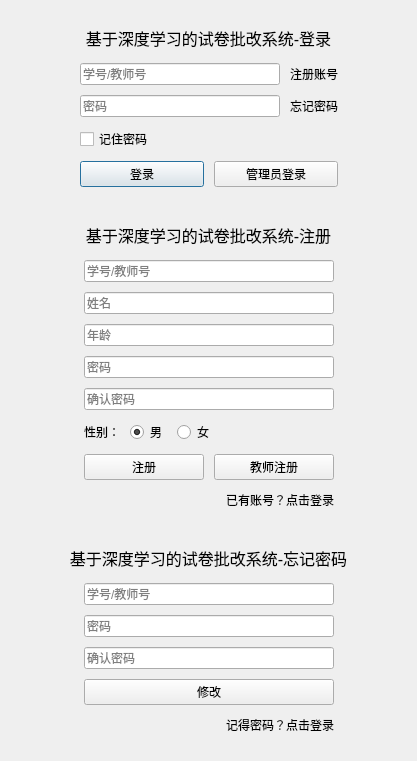
<?xml version="1.0" encoding="UTF-8"?>
<ui version="4.0">
 <class>LoginDialog</class>
 <widget class="QDialog" name="LoginDialog">
  <property name="geometry">
   <rect>
    <x>0</x>
    <y>0</y>
    <width>417</width>
    <height>761</height>
   </rect>
  </property>
  <property name="windowTitle">
   <string>Dialog</string>
  </property>
  <layout class="QVBoxLayout" name="verticalLayout_2">
   <item>
    <widget class="QWidget" name="w_login" native="true">
     <layout class="QVBoxLayout" name="v_login">
      <item>
       <spacer name="verticalSpacer_2">
        <property name="orientation">
         <enum>Qt::Vertical</enum>
        </property>
        <property name="sizeHint" stdset="0">
         <size>
          <width>20</width>
          <height>40</height>
         </size>
        </property>
       </spacer>
      </item>
      <item>
       <layout class="QHBoxLayout" name="horizontalLayout_2">
        <item>
         <widget class="QLabel" name="label">
          <property name="font">
           <font>
            <pointsize>12</pointsize>
           </font>
          </property>
          <property name="text">
           <string>基于深度学习的试卷批改系统-登录</string>
          </property>
          <property name="alignment">
           <set>Qt::AlignCenter</set>
          </property>
         </widget>
        </item>
       </layout>
      </item>
      <item>
       <spacer name="verticalSpacer_3">
        <property name="orientation">
         <enum>Qt::Vertical</enum>
        </property>
        <property name="sizeHint" stdset="0">
         <size>
          <width>20</width>
          <height>40</height>
         </size>
        </property>
       </spacer>
      </item>
      <item>
       <layout class="QHBoxLayout" name="horizontalLayout_10">
        <item>
         <spacer name="horizontalSpacer">
          <property name="orientation">
           <enum>Qt::Horizontal</enum>
          </property>
          <property name="sizeHint" stdset="0">
           <size>
            <width>40</width>
            <height>20</height>
           </size>
          </property>
         </spacer>
        </item>
        <item>
         <layout class="QVBoxLayout" name="verticalLayout_3">
          <property name="spacing">
           <number>10</number>
          </property>
          <item>
           <layout class="QHBoxLayout" name="horizontalLayout_4">
            <item>
             <widget class="QLineEdit" name="le_login_account">
              <property name="minimumSize">
               <size>
                <width>200</width>
                <height>0</height>
               </size>
              </property>
              <property name="placeholderText">
               <string>学号/教师号</string>
              </property>
             </widget>
            </item>
            <item>
             <widget class="QLabel" name="lb_register">
              <property name="cursor">
               <cursorShape>PointingHandCursor</cursorShape>
              </property>
              <property name="text">
               <string>&lt;a href =&quot; &quot;&gt;注册账号&lt;/a&gt;</string>
              </property>
              <property name="openExternalLinks">
               <bool>false</bool>
              </property>
             </widget>
            </item>
           </layout>
          </item>
          <item>
           <layout class="QHBoxLayout" name="horizontalLayout_5">
            <item>
             <widget class="QLineEdit" name="le_login_psw">
              <property name="minimumSize">
               <size>
                <width>200</width>
                <height>0</height>
               </size>
              </property>
              <property name="echoMode">
               <enum>QLineEdit::Password</enum>
              </property>
              <property name="placeholderText">
               <string>密码</string>
              </property>
             </widget>
            </item>
            <item>
             <widget class="QLabel" name="lb_forget">
              <property name="cursor">
               <cursorShape>PointingHandCursor</cursorShape>
              </property>
              <property name="text">
               <string>&lt;a href =&quot; &quot;&gt;忘记密码&lt;/a&gt;</string>
              </property>
              <property name="openExternalLinks">
               <bool>false</bool>
              </property>
             </widget>
            </item>
           </layout>
          </item>
          <item>
           <layout class="QHBoxLayout" name="horizontalLayout">
            <item>
             <widget class="QCheckBox" name="cb_remenber">
              <property name="text">
               <string>记住密码</string>
              </property>
             </widget>
            </item>
            <item>
             <spacer name="horizontalSpacer_5">
              <property name="orientation">
               <enum>Qt::Horizontal</enum>
              </property>
              <property name="sizeHint" stdset="0">
               <size>
                <width>40</width>
                <height>20</height>
               </size>
              </property>
             </spacer>
            </item>
           </layout>
          </item>
          <item>
           <layout class="QHBoxLayout" name="horizontalLayout_11">
            <item>
             <widget class="QPushButton" name="pb_login">
              <property name="minimumSize">
               <size>
                <width>0</width>
                <height>0</height>
               </size>
              </property>
              <property name="text">
               <string>登录</string>
              </property>
             </widget>
            </item>
            <item>
             <widget class="QPushButton" name="pb_admin_login">
              <property name="text">
               <string>管理员登录</string>
              </property>
             </widget>
            </item>
           </layout>
          </item>
         </layout>
        </item>
        <item>
         <spacer name="horizontalSpacer_2">
          <property name="orientation">
           <enum>Qt::Horizontal</enum>
          </property>
          <property name="sizeHint" stdset="0">
           <size>
            <width>40</width>
            <height>20</height>
           </size>
          </property>
         </spacer>
        </item>
       </layout>
      </item>
      <item>
       <spacer name="verticalSpacer">
        <property name="orientation">
         <enum>Qt::Vertical</enum>
        </property>
        <property name="sizeHint" stdset="0">
         <size>
          <width>20</width>
          <height>40</height>
         </size>
        </property>
       </spacer>
      </item>
     </layout>
    </widget>
   </item>
   <item>
    <widget class="QWidget" name="w_register" native="true">
     <layout class="QVBoxLayout" name="v_register">
      <item>
       <spacer name="verticalSpacer_4">
        <property name="orientation">
         <enum>Qt::Vertical</enum>
        </property>
        <property name="sizeHint" stdset="0">
         <size>
          <width>20</width>
          <height>40</height>
         </size>
        </property>
       </spacer>
      </item>
      <item>
       <layout class="QHBoxLayout" name="horizontalLayout_3">
        <item>
         <widget class="QLabel" name="label_2">
          <property name="font">
           <font>
            <pointsize>12</pointsize>
           </font>
          </property>
          <property name="text">
           <string>基于深度学习的试卷批改系统-注册</string>
          </property>
          <property name="alignment">
           <set>Qt::AlignCenter</set>
          </property>
         </widget>
        </item>
       </layout>
      </item>
      <item>
       <spacer name="verticalSpacer_5">
        <property name="orientation">
         <enum>Qt::Vertical</enum>
        </property>
        <property name="sizeHint" stdset="0">
         <size>
          <width>20</width>
          <height>40</height>
         </size>
        </property>
       </spacer>
      </item>
      <item>
       <layout class="QHBoxLayout" name="horizontalLayout_9">
        <item>
         <spacer name="horizontalSpacer_3">
          <property name="orientation">
           <enum>Qt::Horizontal</enum>
          </property>
          <property name="sizeHint" stdset="0">
           <size>
            <width>40</width>
            <height>20</height>
           </size>
          </property>
         </spacer>
        </item>
        <item>
         <layout class="QVBoxLayout" name="verticalLayout" stretch="0,0,0,0,0,0,0,0">
          <property name="spacing">
           <number>10</number>
          </property>
          <item>
           <widget class="QLineEdit" name="lb_register_account">
            <property name="minimumSize">
             <size>
              <width>250</width>
              <height>0</height>
             </size>
            </property>
            <property name="inputMask">
             <string/>
            </property>
            <property name="placeholderText">
             <string>学号/教师号</string>
            </property>
           </widget>
          </item>
          <item>
           <widget class="QLineEdit" name="lb_register_name">
            <property name="minimumSize">
             <size>
              <width>200</width>
              <height>0</height>
             </size>
            </property>
            <property name="inputMask">
             <string/>
            </property>
            <property name="placeholderText">
             <string>姓名</string>
            </property>
           </widget>
          </item>
          <item>
           <widget class="QLineEdit" name="le_age">
            <property name="placeholderText">
             <string>年龄</string>
            </property>
           </widget>
          </item>
          <item>
           <widget class="QLineEdit" name="lb_register_psw">
            <property name="minimumSize">
             <size>
              <width>200</width>
              <height>0</height>
             </size>
            </property>
            <property name="inputMask">
             <string/>
            </property>
            <property name="text">
             <string/>
            </property>
            <property name="echoMode">
             <enum>QLineEdit::Password</enum>
            </property>
            <property name="placeholderText">
             <string>密码</string>
            </property>
           </widget>
          </item>
          <item>
           <widget class="QLineEdit" name="lb_register_psw_again">
            <property name="minimumSize">
             <size>
              <width>200</width>
              <height>0</height>
             </size>
            </property>
            <property name="inputMask">
             <string/>
            </property>
            <property name="echoMode">
             <enum>QLineEdit::Password</enum>
            </property>
            <property name="placeholderText">
             <string>确认密码</string>
            </property>
           </widget>
          </item>
          <item>
           <layout class="QHBoxLayout" name="horizontalLayout_6">
            <item>
             <widget class="QLabel" name="label_3">
              <property name="text">
               <string>性别：</string>
              </property>
             </widget>
            </item>
            <item>
             <layout class="QHBoxLayout" name="horizontalLayout_7">
              <item>
               <widget class="QRadioButton" name="rb_man">
                <property name="text">
                 <string>男</string>
                </property>
                <property name="checked">
                 <bool>true</bool>
                </property>
               </widget>
              </item>
              <item>
               <widget class="QRadioButton" name="rb_woman">
                <property name="text">
                 <string>女</string>
                </property>
               </widget>
              </item>
              <item>
               <spacer name="horizontalSpacer_6">
                <property name="orientation">
                 <enum>Qt::Horizontal</enum>
                </property>
                <property name="sizeHint" stdset="0">
                 <size>
                  <width>40</width>
                  <height>20</height>
                 </size>
                </property>
               </spacer>
              </item>
             </layout>
            </item>
           </layout>
          </item>
          <item>
           <layout class="QHBoxLayout" name="horizontalLayout_15">
            <item>
             <widget class="QPushButton" name="pb_register">
              <property name="text">
               <string>注册</string>
              </property>
             </widget>
            </item>
            <item>
             <widget class="QPushButton" name="pb_register_work">
              <property name="text">
               <string>教师注册</string>
              </property>
             </widget>
            </item>
           </layout>
          </item>
          <item>
           <layout class="QHBoxLayout" name="horizontalLayout_8">
            <item>
             <spacer name="horizontalSpacer_7">
              <property name="orientation">
               <enum>Qt::Horizontal</enum>
              </property>
              <property name="sizeHint" stdset="0">
               <size>
                <width>40</width>
                <height>20</height>
               </size>
              </property>
             </spacer>
            </item>
            <item>
             <widget class="QLabel" name="lb_login_2">
              <property name="cursor">
               <cursorShape>PointingHandCursor</cursorShape>
              </property>
              <property name="text">
               <string>&lt;a href =&quot; &quot;&gt;已有账号？点击登录&lt;/a&gt;</string>
              </property>
              <property name="openExternalLinks">
               <bool>false</bool>
              </property>
             </widget>
            </item>
           </layout>
          </item>
         </layout>
        </item>
        <item>
         <spacer name="horizontalSpacer_4">
          <property name="orientation">
           <enum>Qt::Horizontal</enum>
          </property>
          <property name="sizeHint" stdset="0">
           <size>
            <width>40</width>
            <height>20</height>
           </size>
          </property>
         </spacer>
        </item>
       </layout>
      </item>
      <item>
       <spacer name="verticalSpacer_6">
        <property name="orientation">
         <enum>Qt::Vertical</enum>
        </property>
        <property name="sizeHint" stdset="0">
         <size>
          <width>20</width>
          <height>40</height>
         </size>
        </property>
       </spacer>
      </item>
     </layout>
    </widget>
   </item>
   <item>
    <widget class="QWidget" name="w_forget" native="true">
     <layout class="QVBoxLayout" name="v_login_2">
      <item>
       <spacer name="verticalSpacer_7">
        <property name="orientation">
         <enum>Qt::Vertical</enum>
        </property>
        <property name="sizeHint" stdset="0">
         <size>
          <width>20</width>
          <height>40</height>
         </size>
        </property>
       </spacer>
      </item>
      <item>
       <layout class="QHBoxLayout" name="horizontalLayout_12">
        <item>
         <widget class="QLabel" name="label_5">
          <property name="font">
           <font>
            <pointsize>12</pointsize>
           </font>
          </property>
          <property name="text">
           <string>基于深度学习的试卷批改系统-忘记密码</string>
          </property>
          <property name="alignment">
           <set>Qt::AlignCenter</set>
          </property>
         </widget>
        </item>
       </layout>
      </item>
      <item>
       <spacer name="verticalSpacer_8">
        <property name="orientation">
         <enum>Qt::Vertical</enum>
        </property>
        <property name="sizeHint" stdset="0">
         <size>
          <width>20</width>
          <height>40</height>
         </size>
        </property>
       </spacer>
      </item>
      <item>
       <layout class="QHBoxLayout" name="horizontalLayout_13">
        <item>
         <spacer name="horizontalSpacer_9">
          <property name="orientation">
           <enum>Qt::Horizontal</enum>
          </property>
          <property name="sizeHint" stdset="0">
           <size>
            <width>40</width>
            <height>20</height>
           </size>
          </property>
         </spacer>
        </item>
        <item>
         <layout class="QVBoxLayout" name="verticalLayout_4">
          <property name="spacing">
           <number>10</number>
          </property>
          <item>
           <widget class="QLineEdit" name="le_forget_account">
            <property name="minimumSize">
             <size>
              <width>200</width>
              <height>0</height>
             </size>
            </property>
            <property name="placeholderText">
             <string>学号/教师号</string>
            </property>
           </widget>
          </item>
          <item>
           <widget class="QLineEdit" name="le_forget_psw">
            <property name="minimumSize">
             <size>
              <width>200</width>
              <height>0</height>
             </size>
            </property>
            <property name="echoMode">
             <enum>QLineEdit::Password</enum>
            </property>
            <property name="placeholderText">
             <string>密码</string>
            </property>
           </widget>
          </item>
          <item>
           <widget class="QLineEdit" name="le_forget_psw_again">
            <property name="text">
             <string/>
            </property>
            <property name="echoMode">
             <enum>QLineEdit::Password</enum>
            </property>
            <property name="placeholderText">
             <string>确认密码</string>
            </property>
           </widget>
          </item>
          <item>
           <layout class="QHBoxLayout" name="horizontalLayout_17">
            <item>
             <widget class="QPushButton" name="pb_modify">
              <property name="minimumSize">
               <size>
                <width>250</width>
                <height>0</height>
               </size>
              </property>
              <property name="text">
               <string>修改</string>
              </property>
             </widget>
            </item>
           </layout>
          </item>
          <item>
           <layout class="QHBoxLayout" name="horizontalLayout_14">
            <item>
             <spacer name="horizontalSpacer_10">
              <property name="orientation">
               <enum>Qt::Horizontal</enum>
              </property>
              <property name="sizeHint" stdset="0">
               <size>
                <width>40</width>
                <height>20</height>
               </size>
              </property>
             </spacer>
            </item>
            <item>
             <widget class="QLabel" name="lb_login">
              <property name="cursor">
               <cursorShape>PointingHandCursor</cursorShape>
              </property>
              <property name="text">
               <string>&lt;a href =&quot; &quot;&gt;记得密码？点击登录&lt;/a&gt;</string>
              </property>
              <property name="openExternalLinks">
               <bool>false</bool>
              </property>
             </widget>
            </item>
           </layout>
          </item>
         </layout>
        </item>
        <item>
         <spacer name="horizontalSpacer_12">
          <property name="orientation">
           <enum>Qt::Horizontal</enum>
          </property>
          <property name="sizeHint" stdset="0">
           <size>
            <width>40</width>
            <height>20</height>
           </size>
          </property>
         </spacer>
        </item>
       </layout>
      </item>
      <item>
       <spacer name="verticalSpacer_9">
        <property name="orientation">
         <enum>Qt::Vertical</enum>
        </property>
        <property name="sizeHint" stdset="0">
         <size>
          <width>20</width>
          <height>40</height>
         </size>
        </property>
       </spacer>
      </item>
     </layout>
    </widget>
   </item>
  </layout>
 </widget>
 <resources/>
 <connections/>
</ui>
